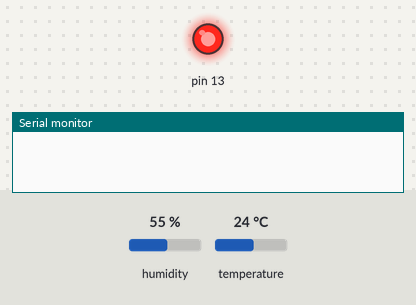
The sketch below on a simulated Arduino Uno, built with avr-gcc and run on an emulated ATmega328P. Shown: output pins drawn as LEDs (lit = HIGH), the last lines printed to the serial monitor. The test bench sets the inputs (shaded band); at power-on: humidity 55 %, temperature 24 °C.

Above: at 0.1 s.
At 1.1 s:
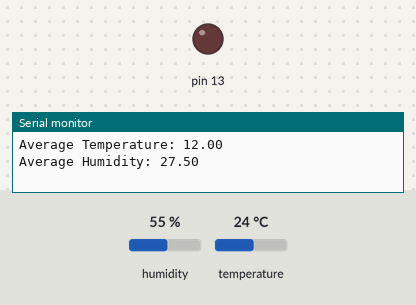
Timing chart, 0 to 2.6 s (numbered marks = the images above):
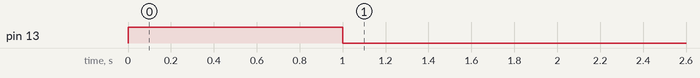

The sketch:

sketch.ino
```cpp
#include "VLUIoT.h"
#include "VLUAVG.h"
#include <DHT.h>

#define DHTPIN 7
#define DHTTYPE DHT22

DHT dht(DHTPIN, DHTTYPE);
VLUAVG vlavg;
VLUIoT vluiot(13); // Đèn LED được kết nối với chân 13

void setup() {
  Serial.begin(9600);
  vluiot.turnOnLED(1000); // Bật đèn trong 1 giây
  vluiot.turnOffLED();    // Tắt đèn

  dht.begin();
}

void loop() {
  // Đọc giá trị nhiệt độ và độ ẩm từ cảm biến
  float temperature = dht.readTemperature();
  float humidity = dht.readHumidity();

  // Thêm giá trị nhiệt độ và độ ẩm vào VLUAVG
  vlavg.addTemperature(temperature);
  vlavg.addHumidity(humidity);

  // Tính trung bình nhiệt độ và độ ẩm
  float avgTemp = vlavg.calculateAverageTemperature();
  float avgHumidity = vlavg.calculateAverageHumidity();

  // In kết quả
  Serial.print("Average Temperature: ");
  Serial.println(avgTemp);
  Serial.print("Average Humidity: ");
  Serial.println(avgHumidity);

  // Chờ 1 giây trước khi đọc giá trị mới
  delay(1000);
}
```

VLUAVG.cpp
```cpp
#include "VLUAVG.h"

VLUAVG::VLUAVG() {
  count = 0;
}

void VLUAVG::addTemperature(float temperature) {
  if (count < 10) {
    temperatures[count] = temperature;
    count++;
  }
}

void VLUAVG::addHumidity(float humidity) {
  if (count < 10) {
    humidities[count] = humidity;
    count++;
  }
}

float VLUAVG::calculateAverageTemperature() {
  float sum = 0;
  for (int i = 0; i < count; i++) {
    sum += temperatures[i];
  }
  return sum / count;
}

float VLUAVG::calculateAverageHumidity() {
  float sum = 0;
  for (int i = 0; i < count; i++) {
    sum += humidities[i];
  }
  return sum / count;
}
```

VLUAVG.h
```cpp
#ifndef VLUAVG_h
#define VLUAVG_h

#include <Arduino.h>

class VLUAVG {
  public:
    VLUAVG();
    void addTemperature(float temperature);
    void addHumidity(float humidity);
    float calculateAverageTemperature();
    float calculateAverageHumidity();

  private:
    float temperatures[10];
    float humidities[10];
    int count;
};

#endif
```

VLUIoT.cpp
```cpp
#include "VLUIoT.h"

VLUIoT::VLUIoT(int pin) {
  pinMode(pin, OUTPUT);
  _pin = pin;
}

void VLUIoT::turnOnLED(unsigned long duration) {
  digitalWrite(_pin, HIGH);
  delay(duration);
}

void VLUIoT::turnOffLED() {
  digitalWrite(_pin, LOW);
}
```

VLUIoT.h
```cpp
#ifndef VLUIoT_h
#define VLUIoT_h

#include <Arduino.h>

class VLUIoT {
  public:
    VLUIoT(int pin);
    void turnOnLED(unsigned long duration);
    void turnOffLED();

  private:
    int _pin;
};

#endif
```

VLUIoT.ino
```cpp

```
